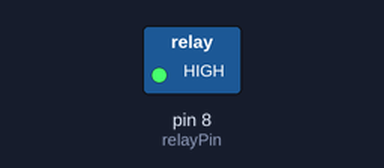
A sketch run on a simulated Arduino Uno, built with avr-gcc and run on an emulated ATmega328P. Shown: switched loads named in the sketch (green lamp = pin HIGH).

Above: at 1.0 s.
At 3.0 s:
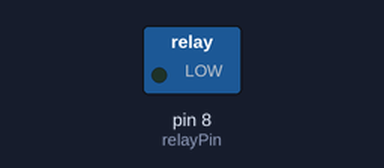
Timing chart, 0 to 5.2 s (numbered marks = the images above):
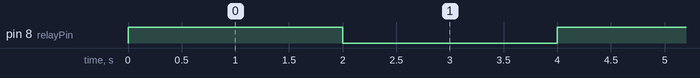

The sketch:

Lesson_10_Controlling_Relay.ino
```cpp
/***********************************************************
File name: Lesson_10_Controlling_Relay.ino
Description:When the relay sucks, the LED will light up; when
            the relay breaks, the LED will go out.
Website: www.uctronics.com
E-mail: sales@uctronics.com
Author: Lee
Date: 2017/06/12
***********************************************************/
const int relayPin = 8; //the base of the transistor attach to

void setup()
{
  pinMode(relayPin, OUTPUT); //initialize the relayPin as an output
}

void loop()
{
  digitalWrite(relayPin, HIGH); //drive relay closure conduction
  delay(2000); //wait for a second

  digitalWrite(relayPin, LOW); //drive the relay is closed off
  delay(2000); //wait for a second
}
```

Measured:
- by itself, pin 8 (relayPin): alternates HIGH for 2.0 s and LOW for 2.0 s
